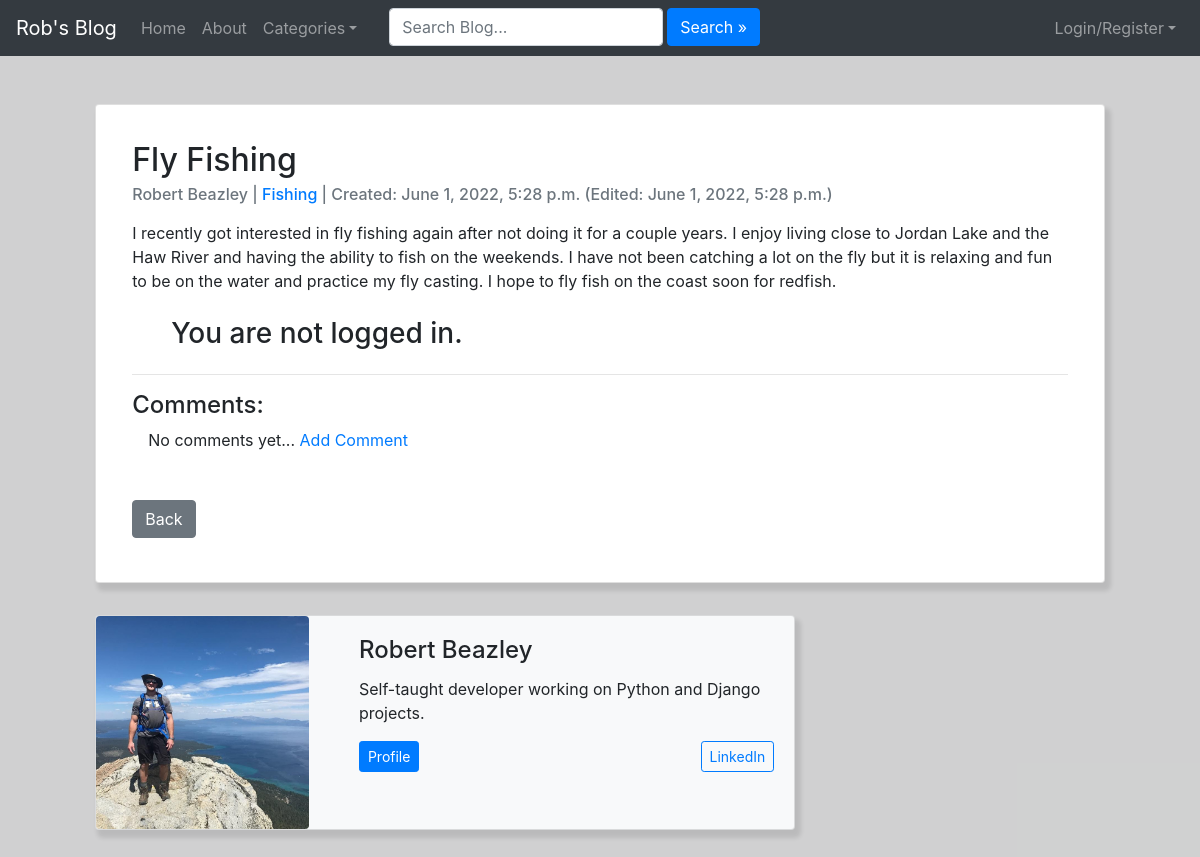
The page /posts/27/ on the database its author committed.
### blog/models.py (models this page shows, shortened)
class BlogPost(models.Model):
    title = models.CharField(max_length=200, unique=False, default='')
    header_image = models.ImageField(null=True, blank=True, upload_to='images/')
    author = models.ForeignKey(User, on_delete=models.CASCADE)
    pub_date = models.DateTimeField(auto_now_add=True)
    updated_on = models.DateTimeField(auto_now=True)
    blogpost_text = RichTextField(blank=True, null=True)
    category = models.CharField(max_length=200, default='Coding')
    snippet = models.CharField(max_length=255, blank=True)
    likes = models.ManyToManyField(User, related_name='blog_likes', blank=True)
    status = models.IntegerField(choices=STATUS, default=0)
    def total_likes(self):
        return self.likes.count()

class Profile(models.Model):
    user = models.OneToOneField(User, null=True, on_delete=models.CASCADE)
    snippet = models.CharField(max_length=140, blank=True)
    bio = models.TextField()
    profile_pic = models.ImageField(null=True, blank=True, upload_to='images/profile/')
    website_url = models.CharField(max_length=200, null=True, blank=True)
    facebook_url = models.CharField(max_length=200, null=True, blank=True)
    twitter_url = models.CharField(max_length=200, null=True, blank=True)
    instagram_url = models.CharField(max_length=200, null=True, blank=True)
    linkedin_url = models.CharField(max_length=200, null=True, blank=True)

### blog/views.py (the view)
# urls.py: path('<int:pk>/', views.DetailView.as_view(), name='detail'),
class DetailView(generic.DetailView):
    model = BlogPost
    template_name = 'blog/detail.html'
    def get_context_data(self, *args, **kwargs):
        cat_menu = Category.objects.all()
        context = super(DetailView, self).get_context_data(*args, **kwargs)
        the_likes = get_object_or_404(BlogPost, id=self.kwargs['pk'])
        total_likes = the_likes.total_likes()
        liked = False
        if the_likes.likes.filter(id=self.request.user.id).exists():
            liked = True
        context['cat_menu'] = cat_menu
        context['total_likes'] = total_likes
        context['liked'] = liked
        return context

### blog/models.py (called while the page is built)
    def __str__(self):
        return self.name

### blog/templates/blog/detail.html (shortened to what this page needs)
{% extends 'blog/base.html' %}
{% load static %}
{% block body %}
<body>
    {% if blogpost.status == 1 %}
    <div class="container-fluid p-5">
        <div class="row justify-content-center">
            <div class="col-md-11">
                <div class="card p-3">
                    <div class="card-body">
                        <h2 class="card-title">{{ blogpost.title }}</h2>
                        <h6 class="card-subtitle mb-3 text-muted">{{ blogpost.author.first_name }} {{ blogpost.author.last_name }} | <a
                                href="{% url 'blog:category' blogpost.category|slugify %}">{{ blogpost.category }}</a> |
                            {% if blogpost.pub_date == blogpost.updated_on %}
                            Created: {{ blogpost.pub_date }}
                            {% else %}
                            Created: {{ blogpost.pub_date }}
                            (Edited: {{ blogpost.updated_on }})
                            {% endif %}
                        </h6>
                        <p class="card-text">{{ blogpost.blogpost_text | safe }}</p>
                        <form class="mt-4" action="{% url 'blog:like_post' blogpost.pk %}" method="POST">
                            {% if user.is_authenticated %}
                            {% if liked %}
                            {% if total_likes == 1 %}
                            <button type="submit" name="blogpost_id" value="{{ blogpost.id }}"
                                class="btn btn-primary btn-sm mb-3">Unlike<span class="badge badge-light ml-2"> {{ total_likes }} like</span><span class="sr-only">Total Likes</span></button>
                            {% else %}
                            <button type="submit" name="blogpost_id" value="{{ blogpost.id }}"
                                class="btn btn-primary btn-sm mb-3">Unlike<span class="badge badge-light ml-2"> {{ total_likes }} likes</span><span class="sr-only">Total Likes</span></button>
                            {% endif %}
                            {% else %}
                            {% if total_likes == 1 %}
                            <button type="submit" name="blogpost_id" value="{{ blogpost.id }}"
                                class="btn btn-primary btn-sm mb-3">Like<span class="badge badge-light ml-2">{{ total_likes }} like</span><span class="sr-only">Total Likes</span></button>
                            {% else %}
                            <button type="submit" name="blogpost_id" value="{{ blogpost.id }}"
                                class="btn btn-primary btn-sm mb-3">Like<span class="badge badge-light ml-2">{{ total_likes }} likes</span><span class="sr-only">Total Likes</span></button>
                            {% endif %}
                            {% endif %}
                            {% else %}
                            <div class="container mb-4 ml-4 mt-4">
                                <h3>You are not logged in.</h3>
                            </div>
                            {% endif %}
                        </form>
                        <hr>
                        <div class="card-text">
                            <h4>Comments:</h4>
                            <div class="ml-3">
                                {% if not blogpost.comments.all %}
                                <p class="card-text">No comments yet... <a
                                        href="{% url 'blog:comment' blogpost.pk %}">Add
                                        Comment</a></p>
                                {% endif %}
                            </div>
                        </div>
                        <div class="mt-5 mb-0">
                            <a class="btn btn-secondary mb-2" type="button" href='{% url "blog:index" %}'>Back</a>
                        </div>
                    </div>
                </div>
            </div>
        </div>
        <br>
        <div class="row justify-content-center">
            <div class="col-md-11 d-flex justify-content-left">
                <div class="card rounded mb-2 mt-2 bg-light" style="max-width: 700px;">
                    <div class="row g-0">
                        <div class="col-md-4 align-self-center" id="profile_pic">
                            {% if blogpost.author.profile.profile_pic %}
                            <a href="{% url 'members:show_profile_page' blogpost.author.profile.id %}"><img
                                    class="img-fluid rounded" src="{{ blogpost.author.profile.profile_pic.url }}"
                                    alt="Card image cap"></a>
                            {% else %}
                            <a href="{% url 'members:show_profile_page' blogpost.author.profile.id %}"><img
                                    class="img-fluid rounded" src="{% static 'blog\images\defaultprofilepic.png' %}"
                                    alt="Card image cap"></a>
                            {% endif %}
                        </div>
                        <div class="col-md-8 align-items-start">
                            <div class="card-body">
                                <h4 class="card-title">{{ blogpost.author.first_name }} {{ blogpost.author.last_name }}
                                </h4>
                                <p class="card-text">{{ blogpost.author.profile.snippet }}</p>
                                <div class="d-flex justify-content-between ">
                                    <p>
                                        <a class="btn btn-primary btn-sm"
                                            href="{% url 'members:show_profile_page' blogpost.author.profile.id %}">Profile</a>
                                    </p>
                                    <p>
                                        {% if blogpost.author.profile.linkedin_url %}
                                        <a class="btn btn-outline-primary btn-sm"
                                            href="{{ page_user.linkedin_url }}">LinkedIn</a>
                                        {% endif %}
                                    </p>
                                </div>
                            </div>
                        </div>
                    </div>
                </div>
            </div>
        </div>
        {% else %}
        <div class="mb-4 ml-4 mt-4">
            <h3>Post pending approval.</h3>
        </div>
        {% endif %}
    </div>
</body>
{% endblock %}

### blog/templates/blog/detail.html (style rules this page uses)
.container-fluid { background-color: rgba(89, 91, 92, 0.282); }
.card { box-shadow: 4px 6px 4px 2px rgba(0, 0, 0, 0.1); }
.img-fluid { max-width: 100%; height: auto }

### rows shown on the page
BlogPost: title "Fly Fishing", author.first_name "Robert", author.last_name "Beazley", category "Fishing", pub_date "June 1, 2022, 5:28 p.m.", updated_on "June 1, 2022, 5:28 p.m.", blogpost_text "I recently got interested in fly fishing again after not doing it for a couple years. I enjoy living close to Jordan Lake and the Haw River and having the ability to fish on the weekends. I have not been catching a lot on the fly but it is relaxing and fun to be on the water and practice my fly casting. I hope to fly fish on the coast soon for redfish.", author.profile.profile_pic (picture), author.profile.snippet "Self-taught developer working on Python and Django projects."
